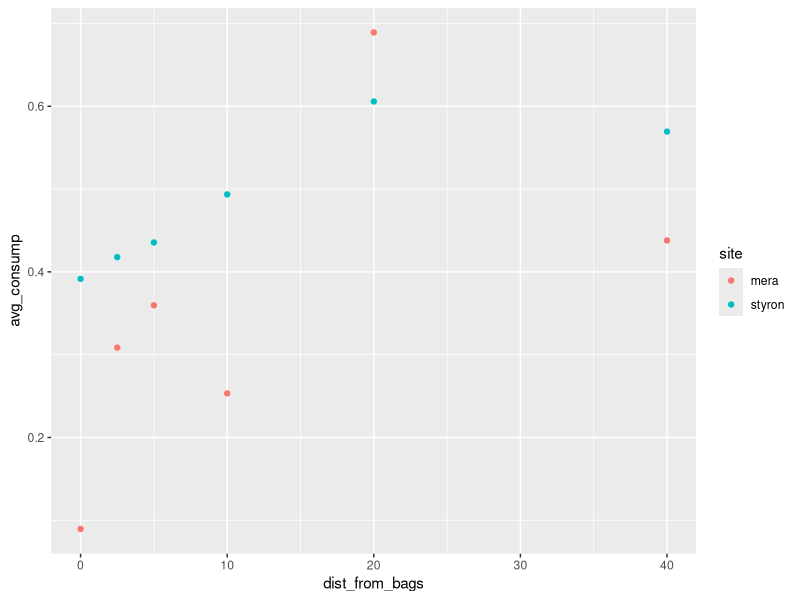
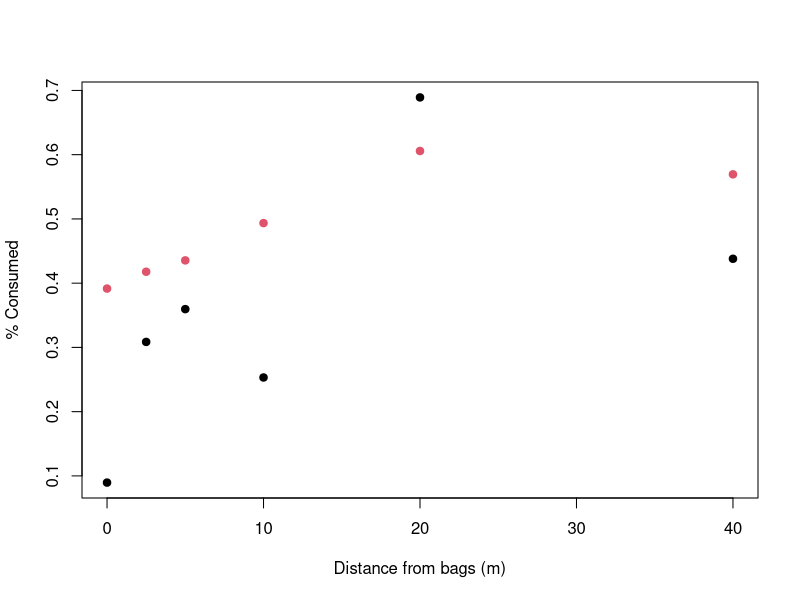
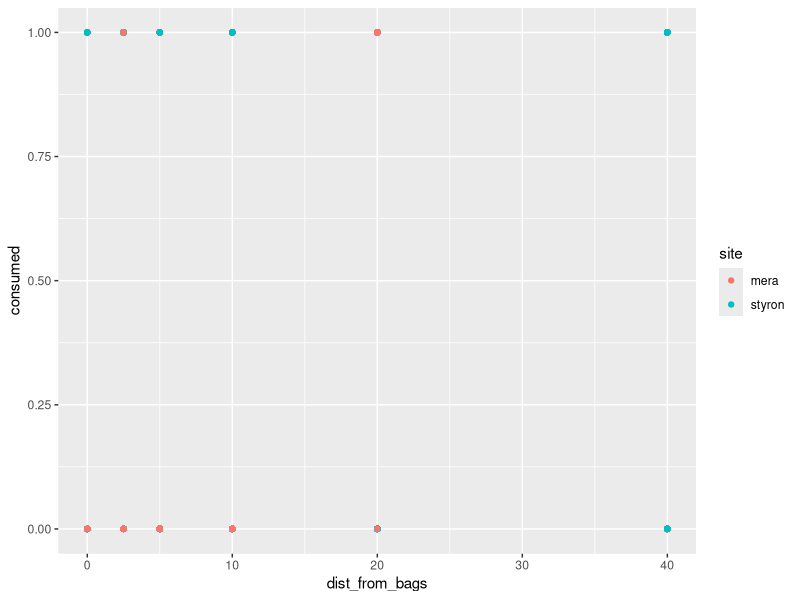
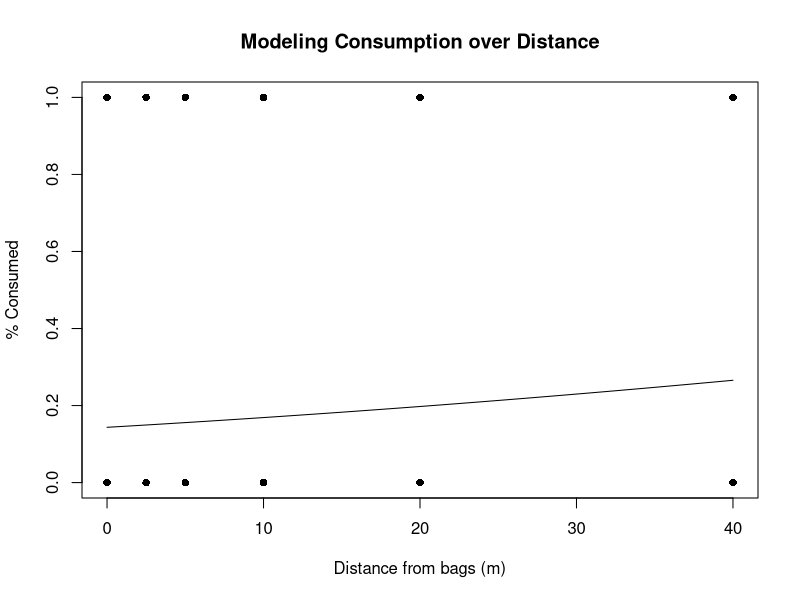
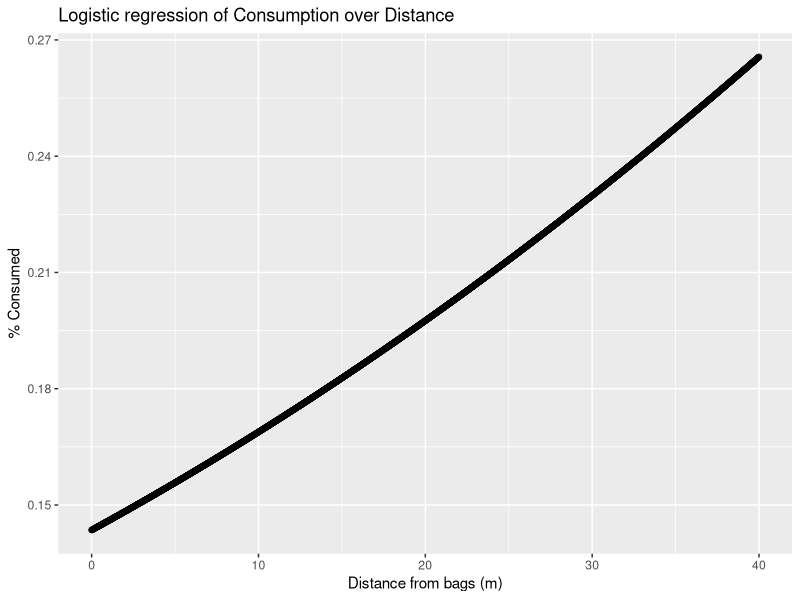

Here is the R script that generated these plots, in order:
## ---- chunk 1
knitr::opts_chunk$set(echo = TRUE)
## ---- chunk 2
library(dplyr)
library(ggplot2)
library(quantreg)
library(lme4)
library(car)
## ---- chunk 3
squid.rawdata = read.csv("kremer consump assay data.csv", header = TRUE)
squid = squid.rawdata %>% slice(6:65) %>% mutate(con.arcsin = asin(sqrt(consump)))
squid$site = as.factor(squid$site)

lr.squid = read.csv("logreg.csv", header = TRUE)
lr.squid$site = factor(lr.squid$site)
summary(lr.squid)

## ---- chunk 4
site.avgbydist = squid %>% 
    group_by(site, dist_from_bags)%>% 
    summarise(mean(con.arcsin)) %>% rename(avg_consump = 'mean(con.arcsin)')
site.avgbydist %>% 
  ggplot(aes(x = dist_from_bags, y = avg_consump, color = site)) + 
  geom_point()
plot(site.avgbydist$dist_from_bags, site.avgbydist$avg_consump, xlab= "Distance from bags (m)", ylab="% Consumed", pch = 19, col = site.avgbydist$site)
## ---- chunk 5
logitDist = glm(consumed ~ dist_from_bags, family = "binomial", data = lr.squid)
summary(logitDist)
Anova(logitDist)
aov(logitDist)
## ---- chunk 6
xdist <- seq(0, 40, 0.01)
ydist <- predict(logitDist, list(dist_from_bags = xdist),type="response")
newdata = data.frame(xdist = xdist, ydist = ydist)

write.csv(newdata, "logregdata.csv")
## ---- chunk 7
lr.squid %>% 
  ggplot(aes(x = dist_from_bags, y = consumed, color = site)) + 
  geom_point() 
## ---- chunk 8
plot(x = lr.squid$dist_from_bags, y = lr.squid$consumed, pch = 16,
     xlab = "Distance from bags (m)", ylab = "% Consumed", main = "Modeling Consumption over Distance")
lines(xdist, ydist)

## ---- chunk 9
ggplot(newdata, aes(x = xdist, y = ydist)) + geom_point() + xlab("Distance from bags (m)") + ylab("% Consumed") + labs(title = "Logistic regression of Consumption over Distance")

## ---- chunk 10
logitSquid = glm(consumed ~ dist_from_bags + spacing_m + temp_avg + site, family = "binomial", data = lr.squid)
summary(logitSquid)
drop1(logitSquid)
Anova(logitSquid)

